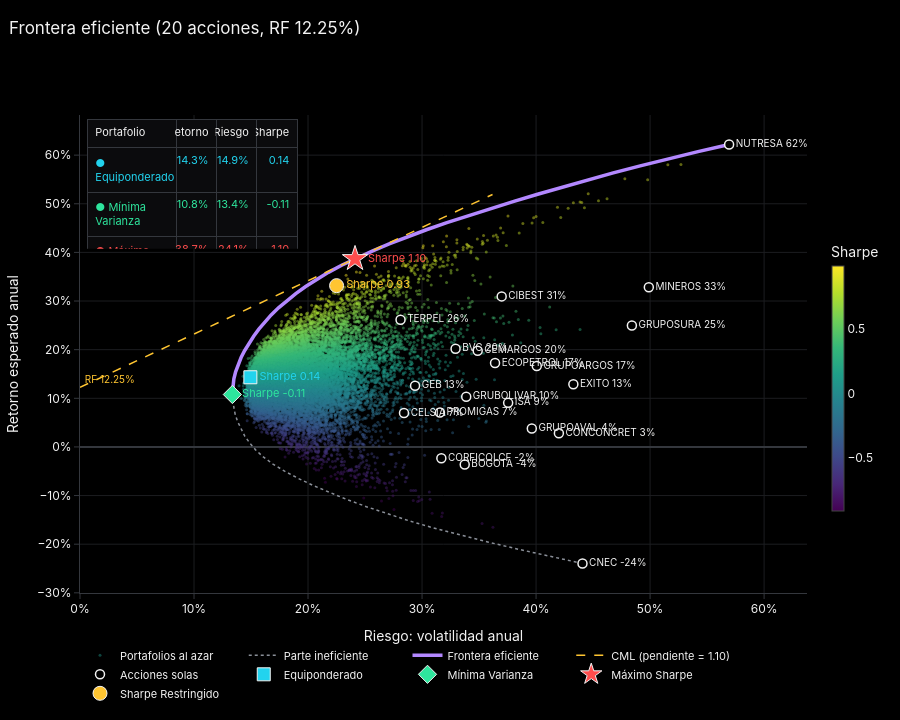

Notebook source saved alongside this figure:
### Code cell
# Valores de los cuatro portafolios para la gráfica
ret_equi = tabla_comparacion.loc['Equiponderado', 'Retorno']
vol_equi = tabla_comparacion.loc['Equiponderado', 'Volatilidad']
vol_minvar = tabla_comparacion.loc['Mínima Varianza', 'Volatilidad']
ret_sharpe = tabla_comparacion.loc['Máximo Sharpe', 'Retorno']
ret_restric = tabla_comparacion.loc['Sharpe Restringido', 'Retorno']
vol_restric = tabla_comparacion.loc['Sharpe Restringido', 'Volatilidad']

fig = go.Figure()

# Nube de portafolios al azar, coloreados por Sharpe
fig.add_trace(go.Scatter(x=vol_azar * 100, y=ret_azar * 100, mode='markers', name='Portafolios al azar',
                         marker=dict(size=3, color=sharpe_azar, colorscale='Viridis', opacity=0.45,
                                     colorbar=dict(title='Sharpe', len=0.6, thickness=12, y=0.45)),
                         hovertemplate='Riesgo: %{x:.1f}% | Retorno: %{y:.1f}%'))

# Frontera (ineficiente punteada, eficiente gruesa)
fig.add_trace(go.Scatter(x=vol_frontera[~eficiente] * 100, y=ret_frontera[~eficiente] * 100, mode='lines',
                         name='Parte ineficiente', line=dict(color=gris, width=1.5, dash='dot')))
# Sharpe de cada punto de la frontera (para verlo al pasar el mouse)
sharpe_frontera = (ret_frontera[eficiente] - rf) / vol_frontera[eficiente]
fig.add_trace(go.Scatter(x=vol_frontera[eficiente] * 100, y=ret_frontera[eficiente] * 100, mode='lines',
                         name='Frontera eficiente', line=dict(color=morado, width=3.5), text=sharpe_frontera,
                         hovertemplate='Riesgo: %{x:.1f}% | Retorno: %{y:.1f}% | Sharpe: %{text:.2f}'))

# CML
fig.add_trace(go.Scatter(x=x_cml * 100, y=y_cml * 100, mode='lines',
                         name=f'CML (pendiente = {sharpe_max:.2f})',
                         line=dict(color=dorado, width=1.5, dash='dash')))
# Dónde arranca la CML: la tasa libre de riesgo
fig.add_annotation(x=0, y=rf * 100, text=f' RF {rf:.2%}', showarrow=False, xanchor='left',
                   yanchor='bottom', font=dict(size=10, color=dorado))

# Cada acción sola (nombre y retorno)
textos_acciones = []
for j in range(n):
    textos_acciones.append(f'{activos[j]} {mu[j] * 100:.0f}%')

fig.add_trace(go.Scatter(x=vol_acciones * 100, y=mu * 100, mode='markers+text', text=textos_acciones,
                         textposition='middle right', textfont=dict(size=10, color=blanco), name='Acciones solas',
                         marker=dict(size=9, color=negro, line=dict(color=blanco, width=1.5)),
                         hovertemplate='%{text} | Riesgo: %{x:.1f}% | Retorno: %{y:.1f}%'))

# Los cuatro portafolios: [riesgo, retorno, nombre, color, símbolo, tamaño]
puntos = [[vol_equi, ret_equi, 'Equiponderado', color_equi, 'square', 13],
          [vol_minvar, ret_minvar, 'Mínima Varianza', color_minvar, 'diamond', 14],
          [vol_sharpe, ret_sharpe, 'Máximo Sharpe', color_sharpe, 'star', 19],
          [vol_restric, ret_restric, 'Sharpe Restringido', color_restric, 'circle', 14]]

# Cada portafolio con su Sharpe escrito al lado
for punto in puntos:
    riesgo = punto[0]
    retorno = punto[1]
    nombre = punto[2]
    color = punto[3]
    sharpe_punto = (retorno - rf) / riesgo

    fig.add_trace(go.Scatter(x=[riesgo * 100], y=[retorno * 100], mode='markers+text', name=nombre,
                             text=[f'Sharpe {sharpe_punto:.2f}'], textposition='middle right',
                             textfont=dict(size=11, color=color),
                             marker=dict(size=punto[5], color=color, symbol=punto[4],
                                         line=dict(color=blanco, width=1)),
                             hovertemplate=f'{nombre} | Riesgo: %{{x:.1f}}% | Retorno: %{{y:.1f}}%'))

# Cuadro con los valores de los cuatro portafolios (arriba a la izquierda)
nombres_cuadro = []
retornos_cuadro = []
riesgos_cuadro = []
sharpes_cuadro = []
colores_cuadro = []
for punto in puntos:
    nombres_cuadro.append('● ' + punto[2])
    retornos_cuadro.append(f'{punto[1]:.1%}')
    riesgos_cuadro.append(f'{punto[0]:.1%}')
    sharpes_cuadro.append(f'{(punto[1] - rf) / punto[0]:.2f}')
    colores_cuadro.append(punto[3])

fig.add_trace(go.Table(domain=dict(x=[0.01, 0.3], y=[0.72, 0.99]),    # posición dentro de la gráfica
                       columnwidth=[2.2, 1, 1, 1],
                       header=dict(values=['Portafolio', 'Retorno', 'Riesgo', 'Sharpe'],
                                   fill_color=fondo_caja, line_color=gris_oscuro,
                                   font=dict(color=blanco, size=11), align=['left', 'right']),
                       cells=dict(values=[nombres_cuadro, retornos_cuadro, riesgos_cuadro, sharpes_cuadro],
                                  fill_color=fondo_caja, line_color=gris_oscuro,
                                  font=dict(color=[colores_cuadro] * 4, size=11),   # cada fila con el color de su portafolio
                                  align=['left', 'right'])))

maximo_x = max(vol_acciones.max(), vol_azar.max()) * 100 * 1.12
fig.update_xaxes(title_text='Riesgo: volatilidad anual', range=[0, maximo_x], ticksuffix='%')
fig.update_yaxes(title_text='Retorno esperado anual', ticksuffix='%')
fig.update_layout(title=f'Frontera eficiente ({n} acciones, RF {rf:.2%})', height=720,
                  legend=dict(orientation='h', yanchor='top', y=-0.1, x=0), margin=dict(b=110))
fig.write_image(carpeta + '/frontera_eficiente.png', scale=2, width=ancho_imagen, height=720)   # imagen para el README
fig.show()

### Figure 1 — Plotly figure (JSON) as saved in the notebook; plotly's stock layout.template omitted (floating-point values rounded to 4 significant figures; data arrays with more than 128 entries replaced by an {"elided": "..."} marker saying what was removed)
{"data": [{"hovertemplate": "Riesgo: %{x:.1f}% | Retorno: %{y:.1f}%", "marker": {"color": {"elided": "20000 float values"}, "colorbar": {"len": 0.6, "thickness": 12, "title": {"text": "Sharpe"}, "y": 0.45}, "colorscale": [[0, "#440154"], [0.1111, "#482878"], [0.2222, "#3e4989"], [0.3333, "#31688e"], [0.4444, "#26828e"], [0.5556, "#1f9e89"], [0.6667, "#35b779"], [0.7778, "#6ece58"], [0.8889, "#b5de2b"], [1, "#fde725"]], "opacity": 0.45, "size": 3}, "mode": "markers", "name": "Portafolios al azar", "type": "scatter", "x": {"elided": "20000 float values"}, "y": {"elided": "20000 float values"}}, {"line": {"color": "#8A8F98", "dash": "dot", "width": 1.5}, "mode": "lines", "name": "Parte ineficiente", "type": "scatter", "x": [44.07, 41.2, 38.46, 35.84, 33.34, 31.01, 28.88, 26.93, 25.12, 23.42, 21.85, 20.42, 19.12, 17.94, 16.92, 16.07, 15.4, 14.87, 14.43, 14.09, 13.82, 13.61, 13.46, 13.38], "y": [-23.97, -22.51, -21.05, -19.59, -18.12, -16.66, -15.2, -13.74, -12.28, -10.82, -9.364, -7.904, -6.444, -4.984, -3.524, -2.063, -0.6033, 0.8568, 2.317, 3.777, 5.237, 6.697, 8.158, 9.618]}, {"hovertemplate": "Riesgo: %{x:.1f}% | Retorno: %{y:.1f}% | Sharpe: %{text:.2f}", "line": {"color": "#B388FF", "width": 3.5}, "mode": "lines", "name": "Frontera eficiente", "text": [-0.08772, 0.02149, 0.1295, 0.2351, 0.3368, 0.4338, 0.5252, 0.6107, 0.69, 0.7631, 0.8293, 0.888, 0.9391, 0.9824, 1.018, 1.047, 1.07, 1.086, 1.094, 1.096, 1.094, 1.088, 1.079, 1.067, 1.053, 1.037, 1.021, 1.005, 0.9894, 0.9741, 0.9586, 0.9428, 0.9271, 0.9112, 0.8943, 0.8771], "type": "scatter", "x": [13.36, 13.4, 13.5, 13.65, 13.86, 14.13, 14.45, 14.82, 15.23, 15.69, 16.19, 16.77, 17.41, 18.13, 18.92, 19.79, 20.74, 21.78, 22.95, 24.24, 25.63, 27.12, 28.7, 30.38, 32.18, 34.06, 36.03, 38.05, 40.14, 42.27, 44.47, 46.77, 49.14, 51.6, 54.2, 56.93], "y": [11.08, 12.54, 14.0, 15.46, 16.92, 18.38, 19.84, 21.3, 22.76, 24.22, 25.68, 27.14, 28.6, 30.06, 31.52, 32.98, 34.44, 35.9, 37.36, 38.82, 40.28, 41.74, 43.2, 44.66, 46.12, 47.58, 49.04, 50.5, 51.96, 53.42, 54.88, 56.34, 57.8, 59.26, 60.72, 62.18]}, {"line": {"color": "#FFC531", "dash": "dash", "width": 1.5}, "mode": "lines", "name": "CML (pendiente = 1.10)", "type": "scatter", "x": [0.0, 0.7384, 1.477, 2.215, 2.954, 3.692, 4.43, 5.169, 5.907, 6.646, 7.384, 8.122, 8.861, 9.599, 10.34, 11.08, 11.81, 12.55, 13.29, 14.03, 14.77, 15.51, 16.24, 16.98, 17.72, 18.46, 19.2, 19.94, 20.68, 21.41, 22.15, 22.89, 23.63, 24.37, 25.11, 25.84, 26.58, 27.32, 28.06, 28.8, 29.54, 30.27, 31.01, 31.75, 32.49, 33.23, 33.97, 34.7, 35.44, 36.18], "y": [12.25, 13.06, 13.87, 14.68, 15.49, 16.3, 17.11, 17.92, 18.73, 19.54, 20.35, 21.15, 21.96, 22.77, 23.58, 24.39, 25.2, 26.01, 26.82, 27.63, 28.44, 29.25, 30.06, 30.87, 31.68, 32.49, 33.3, 34.11, 34.92, 35.73, 36.54, 37.34, 38.15, 38.96, 39.77, 40.58, 41.39, 42.2, 43.01, 43.82, 44.63, 45.44, 46.25, 47.06, 47.87, 48.68, 49.49, 50.3, 51.11, 51.92]}, {"hovertemplate": "%{text} | Riesgo: %{x:.1f}% | Retorno: %{y:.1f}%", "marker": {"color": "#000000", "line": {"color": "#F2F2F2", "width": 1.5}, "size": 9}, "mode": "markers+text", "name": "Acciones solas", "text": ["CIBEST 31%", "GRUPOSURA 25%", "CORFICOLCF -2%", "GRUPOAVAL 4%", "BOGOTA -4%", "GRUBOLIVAR 10%", "BVC 20%", "ECOPETROL 17%", "TERPEL 26%", "CNEC -24%", "ISA 9%", "GEB 13%", "PROMIGAS 7%", "CELSIA 7%", "GRUPOARGOS 17%", "CEMARGOS 20%", "CONCONCRET 3%", "NUTRESA 62%", "EXITO 13%", "MINEROS 33%"], "textfont": {"color": "#F2F2F2", "size": 10}, "textposition": "middle right", "type": "scatter", "x": [36.98, 48.4, 31.69, 39.63, 33.74, 33.87, 32.94, 36.4, 28.11, 44.07, 37.55, 29.39, 31.57, 28.42, 40.06, 34.88, 42.0, 56.93, 43.27, 49.89], "y": [30.95, 24.96, -2.313, 3.778, -3.611, 10.31, 20.2, 17.25, 26.15, -23.97, 9.059, 12.6, 7.062, 6.975, 16.62, 19.78, 2.807, 62.18, 12.89, 32.84]}, {"hovertemplate": "Equiponderado | Riesgo: %{x:.1f}% | Retorno: %{y:.1f}%", "marker": {"color": "#22D3EE", "line": {"color": "#F2F2F2", "width": 1}, "size": 13, "symbol": "square"}, "mode": "markers+text", "name": "Equiponderado", "text": ["Sharpe 0.14"], "textfont": {"color": "#22D3EE", "size": 11}, "textposition": "middle right", "type": "scatter", "x": [14.94], "y": [14.33]}, {"hovertemplate": "Mínima Varianza | Riesgo: %{x:.1f}% | Retorno: %{y:.1f}%", "marker": {"color": "#2EE59D", "line": {"color": "#F2F2F2", "width": 1}, "size": 14, "symbol": "diamond"}, "mode": "markers+text", "name": "Mínima Varianza", "text": ["Sharpe -0.11"], "textfont": {"color": "#2EE59D", "size": 11}, "textposition": "middle right", "type": "scatter", "x": [13.36], "y": [10.78]}, {"hovertemplate": "Máximo Sharpe | Riesgo: %{x:.1f}% | Retorno: %{y:.1f}%", "marker": {"color": "#FF4D4D", "line": {"color": "#F2F2F2", "width": 1}, "size": 19, "symbol": "star"}, "mode": "markers+text", "name": "Máximo Sharpe", "text": ["Sharpe 1.10"], "textfont": {"color": "#FF4D4D", "size": 11}, "textposition": "middle right", "type": "scatter", "x": [24.12], "y": [38.69]}, {"hovertemplate": "Sharpe Restringido | Riesgo: %{x:.1f}% | Retorno: %{y:.1f}%", "marker": {"color": "#FFC531", "line": {"color": "#F2F2F2", "width": 1}, "size": 14, "symbol": "circle"}, "mode": "markers+text", "name": "Sharpe Restringido", "text": ["Sharpe 0.93"], "textfont": {"color": "#FFC531", "size": 11}, "textposition": "middle right", "type": "scatter", "x": [22.5], "y": [33.17]}, {"cells": {"align": ["left", "right"], "fill": {"color": "#0B0B0D"}, "font": {"color": [["#22D3EE", "#2EE59D", "#FF4D4D", "#FFC531"], ["#22D3EE", "#2EE59D", "#FF4D4D", "#FFC531"], ["#22D3EE", "#2EE59D", "#FF4D4D", "#FFC531"], ["#22D3EE", "#2EE59D", "#FF4D4D", "#FFC531"]], "size": 11}, "line": {"color": "#34373D"}, "values": [["● Equiponderado", "● Mínima Varianza", "● Máximo Sharpe", "● Sharpe Restringido"], ["14.3%", "10.8%", "38.7%", "33.2%"], ["14.9%", "13.4%", "24.1%", "22.5%"], ["0.14", "-0.11", "1.10", "0.93"]]}, "columnwidth": [2.2, 1, 1, 1], "domain": {"x": [0.01, 0.3], "y": [0.72, 0.99]}, "header": {"align": ["left", "right"], "fill": {"color": "#0B0B0D"}, "font": {"color": "#F2F2F2", "size": 11}, "line": {"color": "#34373D"}, "values": ["Portafolio", "Retorno", "Riesgo", "Sharpe"]}, "type": "table"}], "layout": {"annotations": [{"font": {"color": "#FFC531", "size": 10}, "showarrow": false, "text": " RF 12.25%", "x": 0, "xanchor": "left", "y": 12.25, "yanchor": "bottom"}], "height": 720, "legend": {"orientation": "h", "x": 0, "y": -0.1, "yanchor": "top"}, "margin": {"b": 110}, "title": {"text": "Frontera eficiente (20 acciones, RF 12.25%)"}, "xaxis": {"range": [0, 63.76], "ticksuffix": "%", "title": {"text": "Riesgo: volatilidad anual"}}, "yaxis": {"ticksuffix": "%", "title": {"text": "Retorno esperado anual"}}}}
